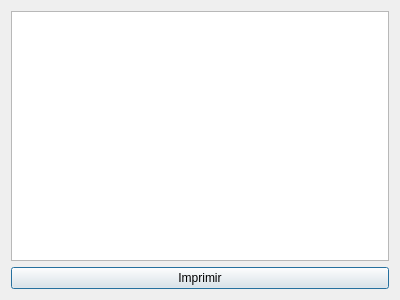
<?xml version="1.0" encoding="UTF-8"?>
<ui version="4.0">
 <class>ReciboDialog</class>
 <widget class="QDialog" name="ReciboDialog">
  <property name="geometry">
   <rect>
    <x>0</x>
    <y>0</y>
    <width>400</width>
    <height>300</height>
   </rect>
  </property>
  <property name="windowTitle">
   <string>Dialog</string>
  </property>
  <layout class="QGridLayout" name="gridLayout">
   <item row="0" column="0">
    <widget class="QPlainTextEdit" name="notepad"/>
   </item>
   <item row="1" column="0">
    <widget class="QPushButton" name="pushButton">
     <property name="text">
      <string>Imprimir</string>
     </property>
    </widget>
   </item>
  </layout>
 </widget>
 <resources/>
 <connections>
  <connection>
   <sender>pushButton</sender>
   <signal>clicked()</signal>
   <receiver>ReciboDialog</receiver>
   <slot>print()</slot>
   <hints>
    <hint type="sourcelabel">
     <x>58</x>
     <y>281</y>
    </hint>
    <hint type="destinationlabel">
     <x>5</x>
     <y>261</y>
    </hint>
   </hints>
  </connection>
 </connections>
 <slots>
  <slot>print()</slot>
 </slots>
</ui>
